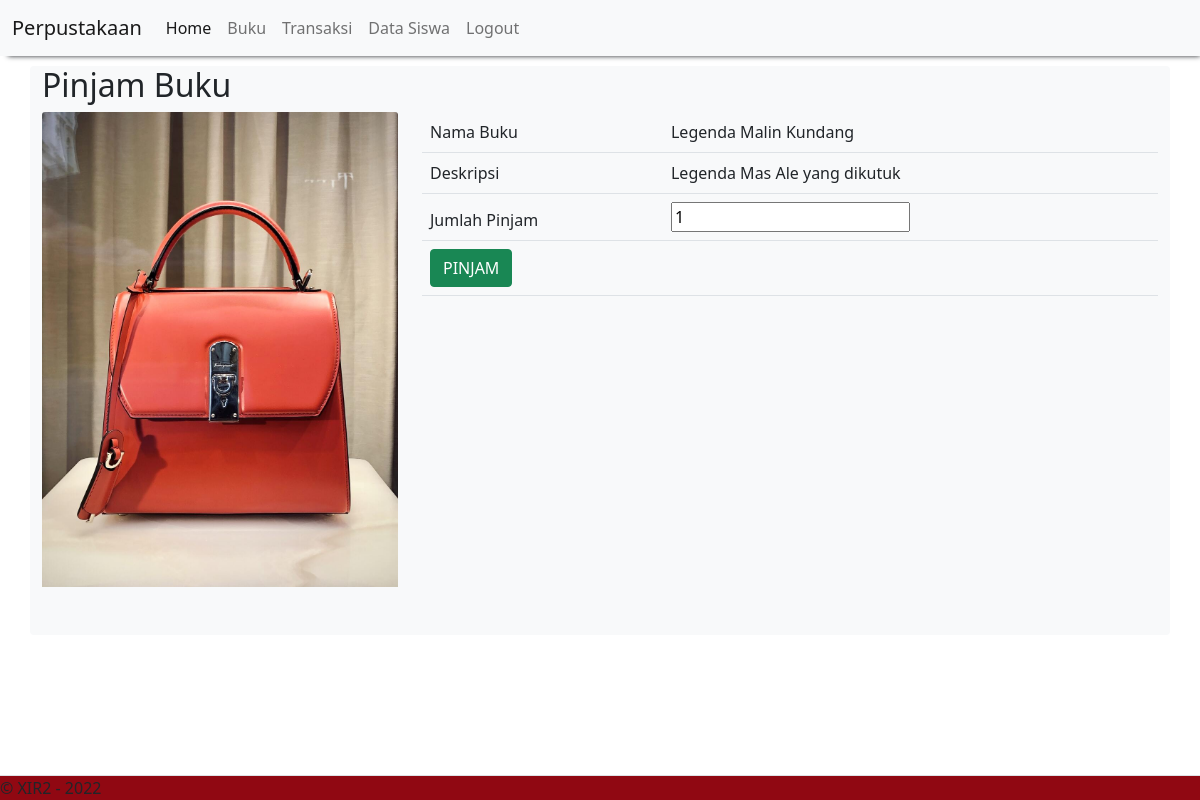
Page /pinjam_buku.php?id_buku=5 (signed in) on the committed database.
### tables this page shows
CREATE TABLE `buku` (
  `id_buku` int(11) NOT NULL,
  `nama_buku` varchar(255) NOT NULL,
  `foto` varchar(100) NOT NULL,
  `deskripsi` varchar(100) NOT NULL
);

### pinjam_buku.php (the view)
<?php
    include "header.php";
    include "koneksi.php";
    $qry_detail_buku=mysqli_query($conn,"select * from buku where id_buku = '".$_GET['id_buku']."'");
    $data_buku=mysqli_fetch_array($qry_detail_buku);
?>
<h2>Pinjam Buku</h2>
<div class="row">
    <div class="col-md-4">
        <img src="buku/<?=$data_buku['foto']?>" class="card-img-top">
    </div>
    <div class="col-md-8">
        <form action="masukkankeranjang.php?id_buku=<?=$data_buku['id_buku']?>" method="post">
            <table class="table table-hover table-striped">
                <thead>
                    <tr>
                        <td>Nama Buku</td><td><?=$data_buku['nama_buku']?></td>
                    </tr>
                    <tr>
                        <td>Deskripsi</td><td><?=$data_buku['deskripsi']?></td>
                    </tr>
                    <tr>
                        <td>Jumlah Pinjam</td><td><input type="number" name="jumlah_pinjam" value="1"></td>
                    </tr>
                    <tr>
                        <td colspan="2"><input class="btn btn-success" type="submit" value="PINJAM"></td>
                    </tr>
                </thead>
            </table>
        </form>
    </div>
</div>
<?php
    include "footer.php";
?>

### rows in the picture
buku: foto (picture), nama_buku "Legenda Malin Kundang", deskripsi "Legenda Mas Ale yang dikutuk"
